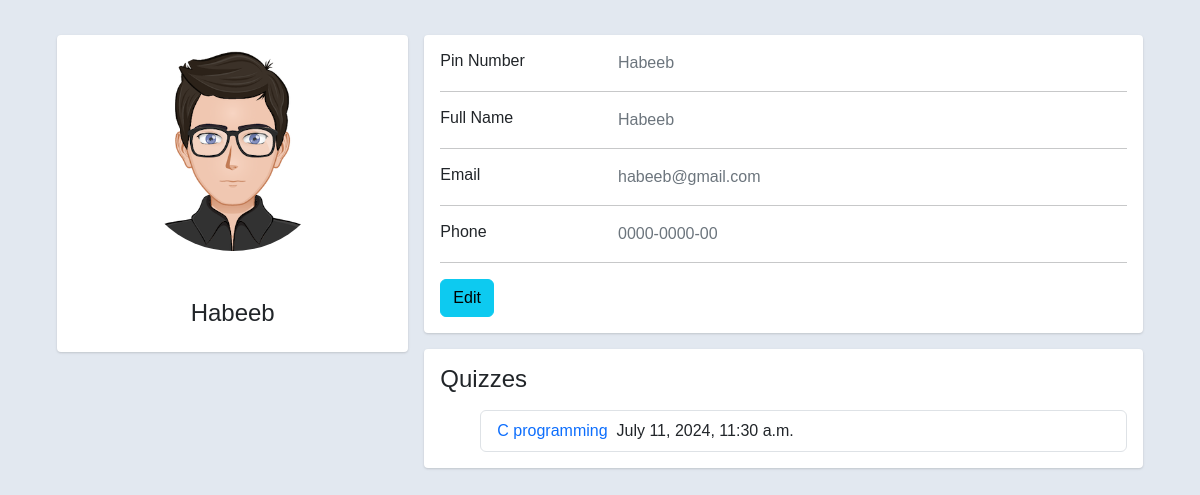
The app's page /Accounts/profile-view/ (signed in), older data.
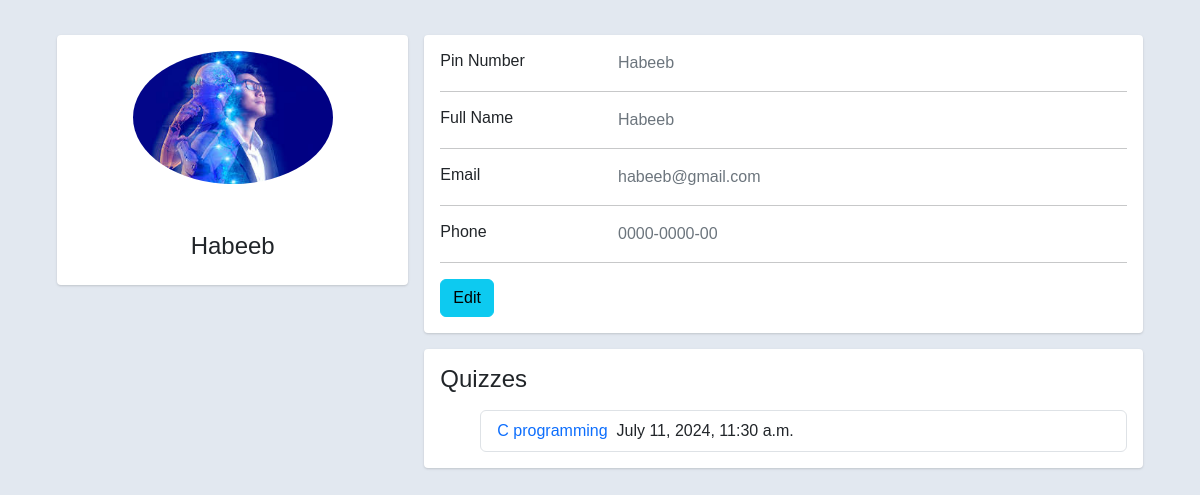
The same page, newer data.
### Accounts/models.py (models this page shows, shortened)
class Profile(models.Model):
    pin=models.OneToOneField(User,on_delete=models.CASCADE)
    phone=models.CharField(max_length=100)
    fullname=models.CharField(max_length=100)
    image=models.ImageField(upload_to='images/',default='images/avatar7.png')
    isLecturer=models.BooleanField(default=False)

### Accounts/views.py (the view)
# urls.py: path('profile-view/',views.profile_view,name='profile-view'),
@login_required(login_url='/Accounts/login/')
def profile_view(request):
    user_profile = get_object_or_404(Profile, pin=request.user)
    print(user_profile.isLecturer)
    quizzes=Quiz.objects.filter(host=request.user)
    print(f"Quizzes: {quizzes}")
    if not user_profile.image:
        user_profile.image="images/avatar7.png"
    details = { 'fullname': user_profile.fullname,'image':user_profile.image,'phone':user_profile.phone,'isLecturer':user_profile.isLecturer,'quizzes':quizzes}
    return render(request, 'Accounts/profile.html', details)

### quiz/models.py (called while the page is built)
    def __str__(self):
        return self.title

### templates/Accounts/profile.html (shortened to what this page needs)
<!DOCTYPE html>
<html lang="en">
<head>
  <link href="https://cdn.jsdelivr.net/npm/bootstrap@5.3.3/dist/css/bootstrap.min.css" rel="stylesheet">
</head>
<body>
  <div class="container">
    <div class="main-body">
      <div class="row gutters-sm">
        <div class="col-md-4 mb-3">
          <div class="card">
            <div class="card-body">
              <div class="d-flex flex-column align-items-center text-center">
                <img src="/media/{{image}}" alt="Admin" class="rounded-circle" width="200">
                <div class="mt-5">
                  <h4>{{ user.username }}</h4>
                </div>
              </div>
            </div>
          </div>
        </div>
        <div class="col-md-8">
          <div class="card mb-3">
            <div class="card-body">
              <div class="row">
                <div class="col-sm-3">
                  <h6 class="mb-0">Pin Number</h6>
                </div>
                <div class="col-sm-9 text-secondary">
                  {{ user }}
                </div>
              </div>
              <hr>
              <div class="row">
                <div class="col-sm-3">
                  <h6 class="mb-0">Full Name</h6>
                </div>
                <div class="col-sm-9 text-secondary">
                  {{ fullname }}
                </div>
              </div>
              <hr>
              <div class="row">
                <div class="col-sm-3">
                  <h6 class="mb-0">Email</h6>
                </div>
                <div class="col-sm-9 text-secondary">
                  {{ user.email }}
                </div>
              </div>
              <hr>
              <div class="row">
                <div class="col-sm-3">
                  <h6 class="mb-0">Phone</h6>
                </div>
                <div class="col-sm-9 text-secondary">
                  {{ phone }}
                </div>
              </div>
              <hr>
              <div class="row">
                <div class="col-sm-12">
                  <a class="btn btn-info" href="../profile-update">Edit</a>
                </div>
              </div>
            </div>
          </div>
          {% if isLecturer %}
          <div class="card mb-3">
            <div class="card-body">
              <h4 class="mb-3">Quizzes</h4>
              <ul class="list-group">
                {% for quiz in quizzes %}
                <li class="list-group-item">
                    <a href="/quiz/{{quiz.quiz_id}}">{{quiz.title}}</a>&nbsp&nbsp<span class="created-date">{{quiz.created_date}}</span>
                </li>
                {% endfor %}
              </ul>
            </div>
          </div>
          {% endif %}
        </div>
      </div>
    </div>
  </div>
</body>
</html>

Row changes from the older to the newer data that the page shows:
changed Profile "Habeeb": image: a different picture
